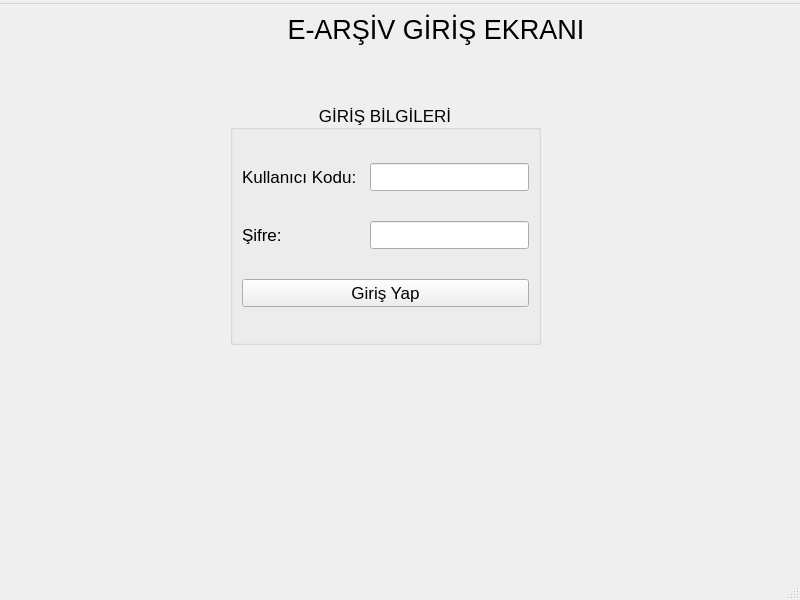
<?xml version="1.0" encoding="UTF-8"?>
<ui version="4.0">
 <class>MainWindow</class>
 <widget class="QMainWindow" name="MainWindow">
  <property name="enabled">
   <bool>true</bool>
  </property>
  <property name="geometry">
   <rect>
    <x>0</x>
    <y>0</y>
    <width>800</width>
    <height>600</height>
   </rect>
  </property>
  <property name="sizePolicy">
   <sizepolicy hsizetype="Preferred" vsizetype="Preferred">
    <horstretch>0</horstretch>
    <verstretch>0</verstretch>
   </sizepolicy>
  </property>
  <property name="maximumSize">
   <size>
    <width>14000</width>
    <height>16777215</height>
   </size>
  </property>
  <property name="windowTitle">
   <string>MainWindow</string>
  </property>
  <widget class="QWidget" name="centralwidget">
   <widget class="QGroupBox" name="groupBox">
    <property name="geometry">
     <rect>
      <x>230</x>
      <y>100</y>
      <width>311</width>
      <height>241</height>
     </rect>
    </property>
    <property name="font">
     <font>
      <pointsize>13</pointsize>
     </font>
    </property>
    <property name="title">
     <string>GİRİŞ BİLGİLERİ</string>
    </property>
    <property name="alignment">
     <set>Qt::AlignCenter</set>
    </property>
    <layout class="QVBoxLayout" name="verticalLayout_2">
     <item>
      <layout class="QHBoxLayout" name="horizontalLayout">
       <item>
        <widget class="QLabel" name="label">
         <property name="text">
          <string>Kullanıcı Kodu:</string>
         </property>
        </widget>
       </item>
       <item>
        <widget class="QLineEdit" name="sifre">
         <property name="sizePolicy">
          <sizepolicy hsizetype="Preferred" vsizetype="Fixed">
           <horstretch>0</horstretch>
           <verstretch>0</verstretch>
          </sizepolicy>
         </property>
         <property name="maximumSize">
          <size>
           <width>14000</width>
           <height>16777215</height>
          </size>
         </property>
        </widget>
       </item>
      </layout>
     </item>
     <item>
      <layout class="QHBoxLayout" name="horizontalLayout_2">
       <item>
        <widget class="QLabel" name="label_2">
         <property name="text">
          <string>Şifre:</string>
         </property>
        </widget>
       </item>
       <item>
        <widget class="QLineEdit" name="kaadi">
         <property name="sizePolicy">
          <sizepolicy hsizetype="Preferred" vsizetype="Fixed">
           <horstretch>0</horstretch>
           <verstretch>0</verstretch>
          </sizepolicy>
         </property>
        </widget>
       </item>
      </layout>
     </item>
     <item>
      <widget class="QPushButton" name="girisyap">
       <property name="text">
        <string>Giriş Yap</string>
       </property>
      </widget>
     </item>
    </layout>
   </widget>
   <widget class="QLabel" name="label_3">
    <property name="geometry">
     <rect>
      <x>280</x>
      <y>10</y>
      <width>451</width>
      <height>31</height>
     </rect>
    </property>
    <property name="font">
     <font>
      <pointsize>20</pointsize>
     </font>
    </property>
    <property name="text">
     <string> E-ARŞİV GİRİŞ EKRANI</string>
    </property>
   </widget>
  </widget>
  <widget class="QMenuBar" name="menubar">
   <property name="geometry">
    <rect>
     <x>0</x>
     <y>0</y>
     <width>800</width>
     <height>24</height>
    </rect>
   </property>
   <widget class="QMenu" name="menu_k">
    <property name="acceptDrops">
     <bool>true</bool>
    </property>
    <property name="title">
     <string/>
    </property>
   </widget>
   <addaction name="menu_k"/>
  </widget>
  <widget class="QStatusBar" name="statusbar"/>
 </widget>
 <resources/>
 <connections/>
</ui>
